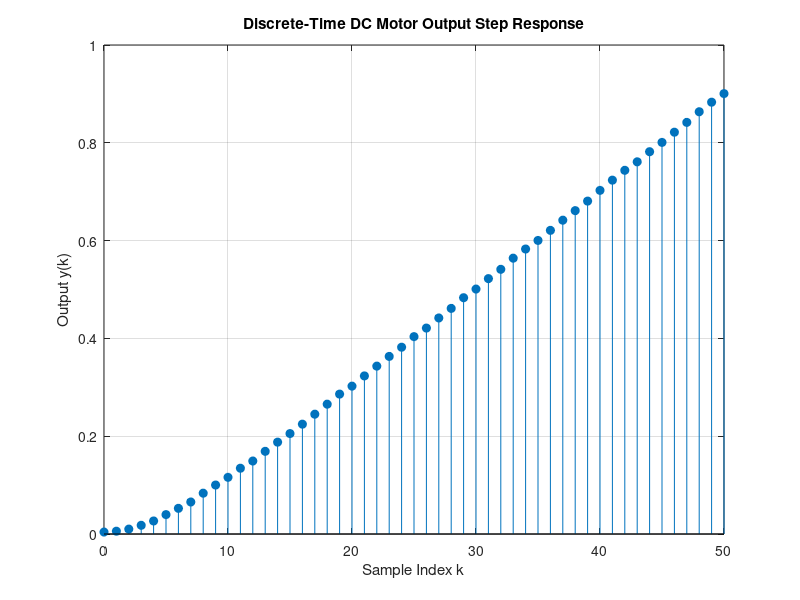

This chart was generated by the following MATLAB code: (Note: this script raises an error after producing the figure.)
% continuous-time model
num=10;
den=[0.01 1 0];
ContDCmotor=tf(num,den);

% continuous-time model
DiscreteMotor=c2d(ContDCmotor,0.002,'zoh');

%% Generate Data

%% Scenario 1: step response
time=0:0.002:0.1;
% Number of data points
n=length(time);
% noise
noise=(0.002+0.002)*rand(n,1);
% input
u = ones(n,1); % input u(k)
y = step(DiscreteMotor,time)+noise; % output y(k)

% Plot the output response
figure('Name','Step response');
stem(0:n-1, y, 'filled');
xlabel('Sample Index k');
ylabel('Output y(k)');
title('Discrete-Time DC Motor Output Step Response');
grid on;

save('DCMotorData1.mat','u','y','a0','a1','b0','b1')

%% Scenario 2: step response
% Given system coefficients
a1 = DiscreteMotor.Denominator{1,1}(2); % coefficient a1
a0 = DiscreteMotor.Denominator{1,1}(3); % coefficient a0
b1 = DiscreteMotor.Numerator{1,1}(2); % coefficient b1
b0 = DiscreteMotor.Numerator{1,1}(3); % coefficient b0

% Input sequence (example: step input)
u = 10*sin(100*time)+20*sin(300*time); % input sequence

% Initialize output sequence y(k)
y = zeros(1, n); % Initialize output array with zeros

% Initial conditions (assume y(-1) = y(-2) = 0 for simplicity)
y_1 = 0; % y(k-1)
y_2 = 0; % y(k-2)
u_1 = 0; % u(k-1)
u_2 = 0; % u(k-2)

% Iterate through input to generate output response
for k = 1:n
    % Compute current output y(k) using the difference equation
    y(k) = -a1 * y_1 - a0 * y_2 + b1 * u_1 + b0 * u_2;
    % Update previous values for the next iteration
    y_2 = y_1;
    y_1 = y(k);
    u_2 = u_1;
    u_1 = u(k);
end
u=u';
y=y'+noise;

% Plot the output response
figure('Name','Sinus response');
stem(0:n-1, y, 'filled');
xlabel('Sample Index k');
ylabel('Output y(k)');
title('Discrete-Time DC Motor Output Response');
grid on;

save('DCMotorData2.mat','u','y','a0','a1','b0','b1')

